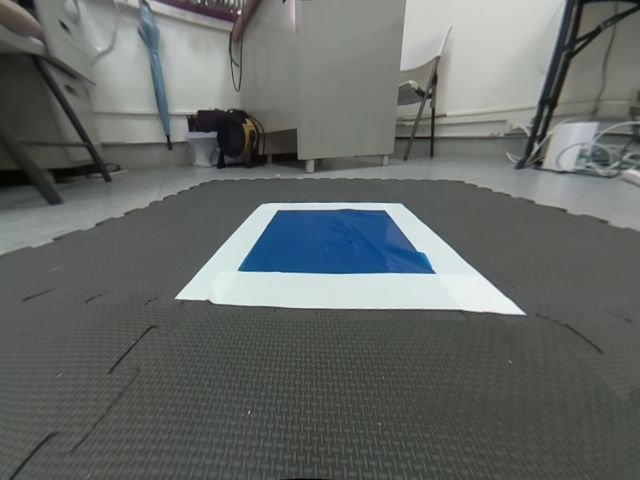
#> input picture tutorial_data/park.jpg, 640 x 480 px
$ jupyter execute MSER.ipynb
#> lines starting #> are read from the running program, lines starting #| are printed output that depends on the picture; after the words box and inside, x2 and y2 are one past the last pixel; in counts of white or black regions, pixels touching at a corner belong together
# MSER detection

include libraries

[cell 1]
import cv2
import numpy as np
from matplotlib import pyplot as plt

[cell 2]
img = cv2.imread('tutorial_data/park.jpg')
#> img is the input picture: shape (480, 640, 3); mean B, G, R 103.3, 105.5, 100.7
gray = cv2.cvtColor(img,cv2.COLOR_BGR2GRAY)
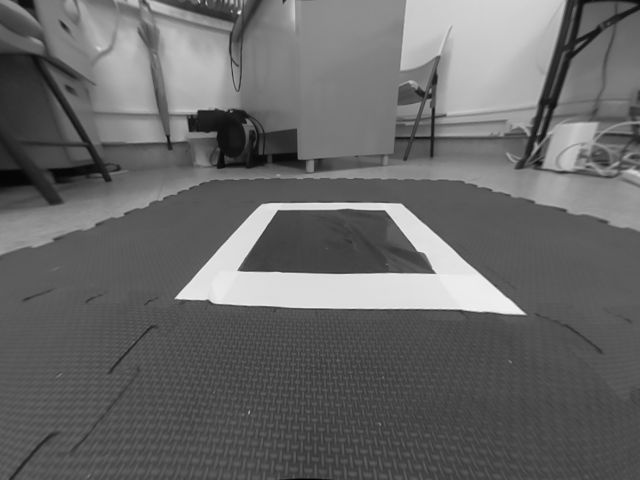
#> gray: shape (480, 640); min 1, max 250, mean 103.8
dst1 = cv2.cvtColor(img,cv2.COLOR_BGR2RGB)

vis = dst1.copy()
mser = cv2.MSER_create()
regions, _ = mser.detectRegions(gray)
#> regions = 165 items
hulls = [cv2.convexHull(p.reshape(-1, 1, 2)) for p in regions]
#> hulls = 165 contours; largest, box (x1, y1, x2, y2) and area: (1, 8, 194, 210) 25244, (1, 9, 122, 210) 16036, (1, 10, 122, 209) 15974, (400, 1, 566, 115) 15480, (400, 1, 565, 115) 15460
cv2.polylines(vis, hulls, 1, (0, 255, 0))
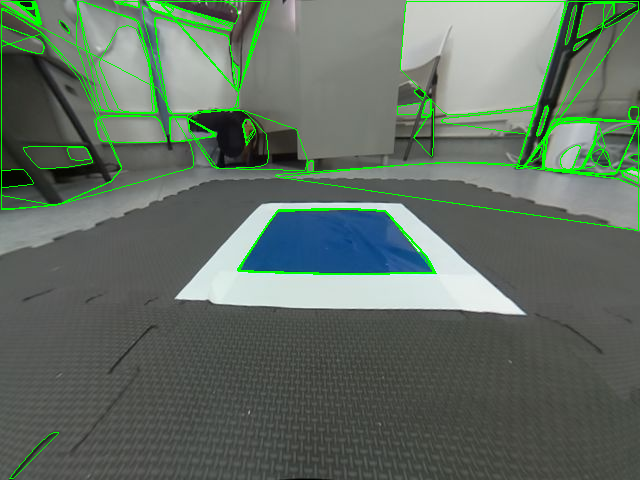
#> vis: shape (480, 640, 3); mean R, G, B 96.7, 110.8, 99.1

plt.subplot(111),plt.imshow(vis,cmap = 'gray')
plt.title('MSER Regions'), plt.xticks([]), plt.yticks([])

plt.show()

$ run again, with tutorial_data/gazebo_placard.jpg copied over tutorial_data/park.jpg
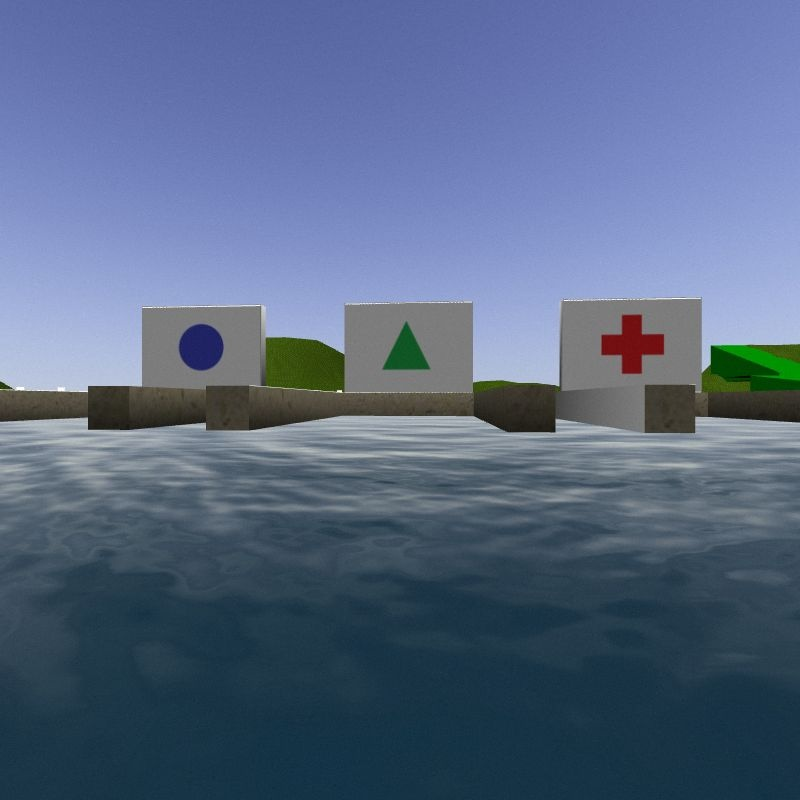
#> input picture tutorial_data/gazebo_placard.jpg, 800 x 800 px
#> img is the input picture: shape (800, 800, 3); mean B, G, R 132.5, 104, 87.1
#> `gray = cv2.cvtColor(img,cv2.COLOR_BGR2GRAY)`:
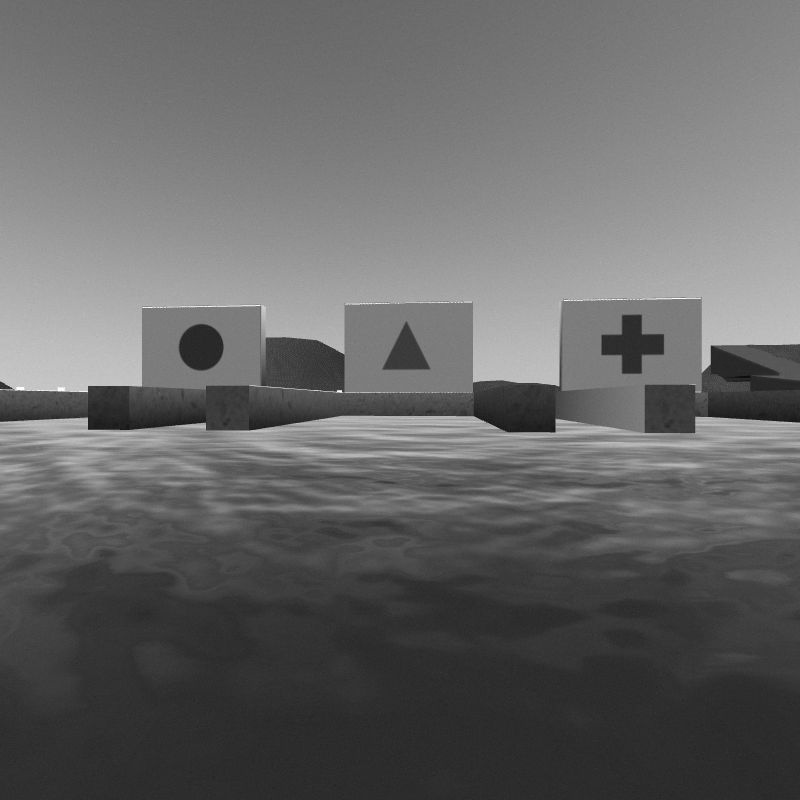
#> gray: shape (800, 800); min 10, max 255, mean 102.2
#> regions = 51 items
#> hulls = 51 contours; largest, box (x1, y1, x2, y2) and area: (644, 344, 799, 433) 11551, (644, 344, 799, 433) 11528, (644, 345, 799, 433) 11392, (645, 346, 799, 433) 9988, (645, 346, 799, 433) 9888
#> `cv2.polylines(vis, hulls, 1, (0, 255, 0))`:
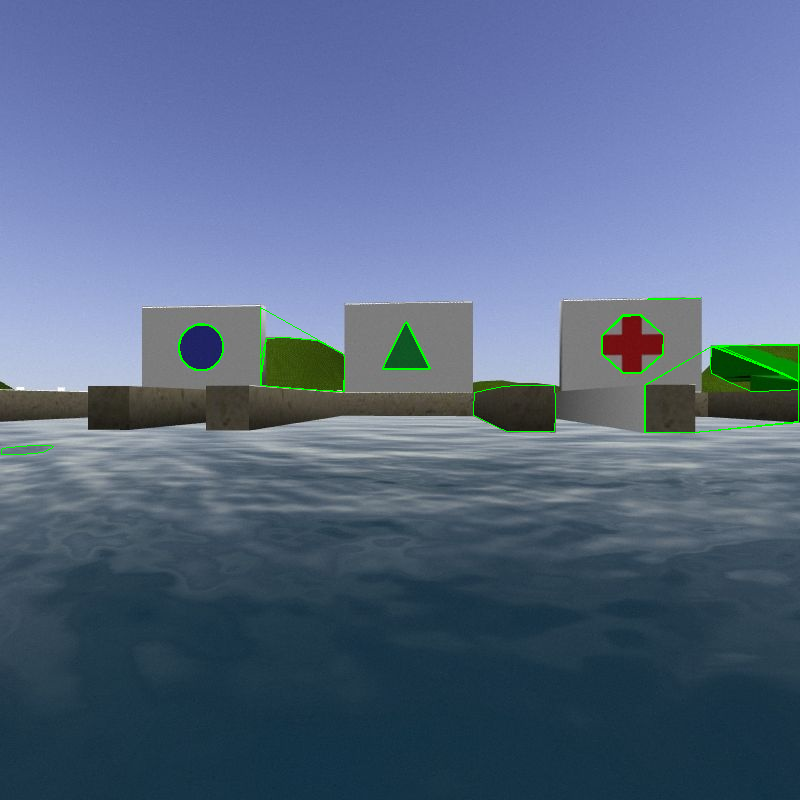
#> vis: shape (800, 800, 3); mean R, G, B 86.7, 104.7, 132.1

$ run again, with tutorial_data/red_green_totem.jpg copied over tutorial_data/park.jpg
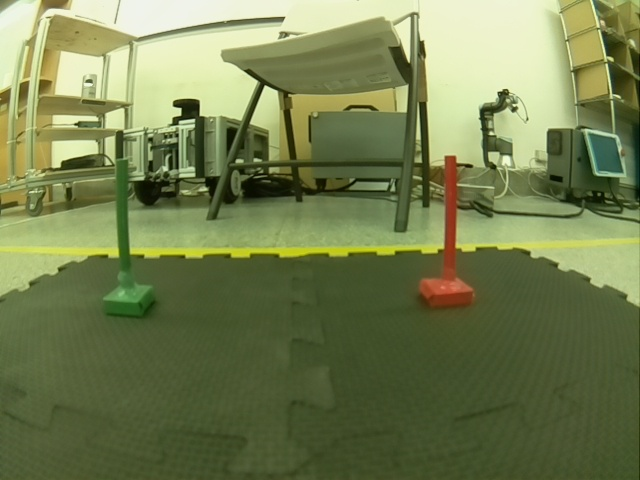
#> input picture tutorial_data/red_green_totem.jpg, 640 x 480 px
#> img is the input picture: shape (480, 640, 3); mean B, G, R 80.8, 127, 116.2
#> `gray = cv2.cvtColor(img,cv2.COLOR_BGR2GRAY)`:
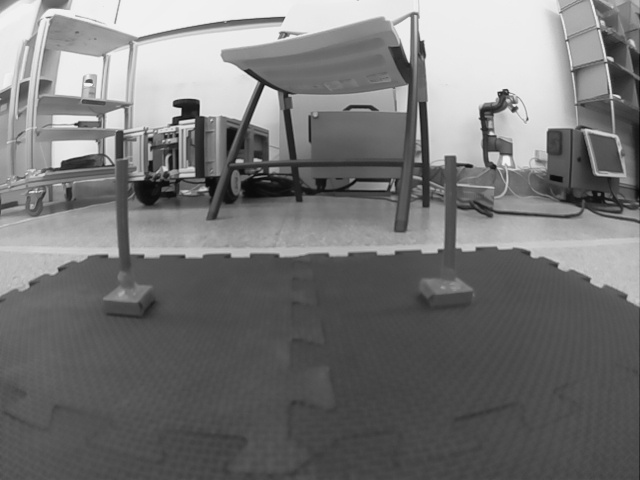
#> gray: shape (480, 640); min 6, max 245, mean 118.5
#> regions = 434 items
#> hulls = 434 contours; largest, box (x1, y1, x2, y2) and area: (34, 1, 418, 91) 24416, (36, 1, 418, 83) 22518, (211, 69, 404, 220) 17054, (128, 202, 445, 258) 15778, (419, 1, 558, 118) 14341
#> `cv2.polylines(vis, hulls, 1, (0, 255, 0))`:
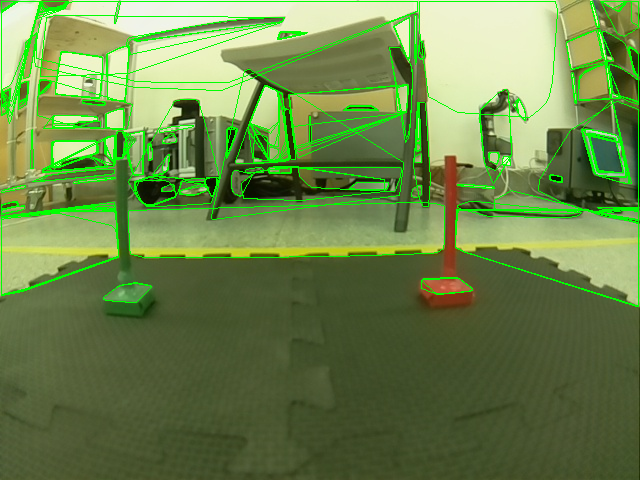
#> vis: shape (480, 640, 3); mean R, G, B 107.9, 133.9, 75
